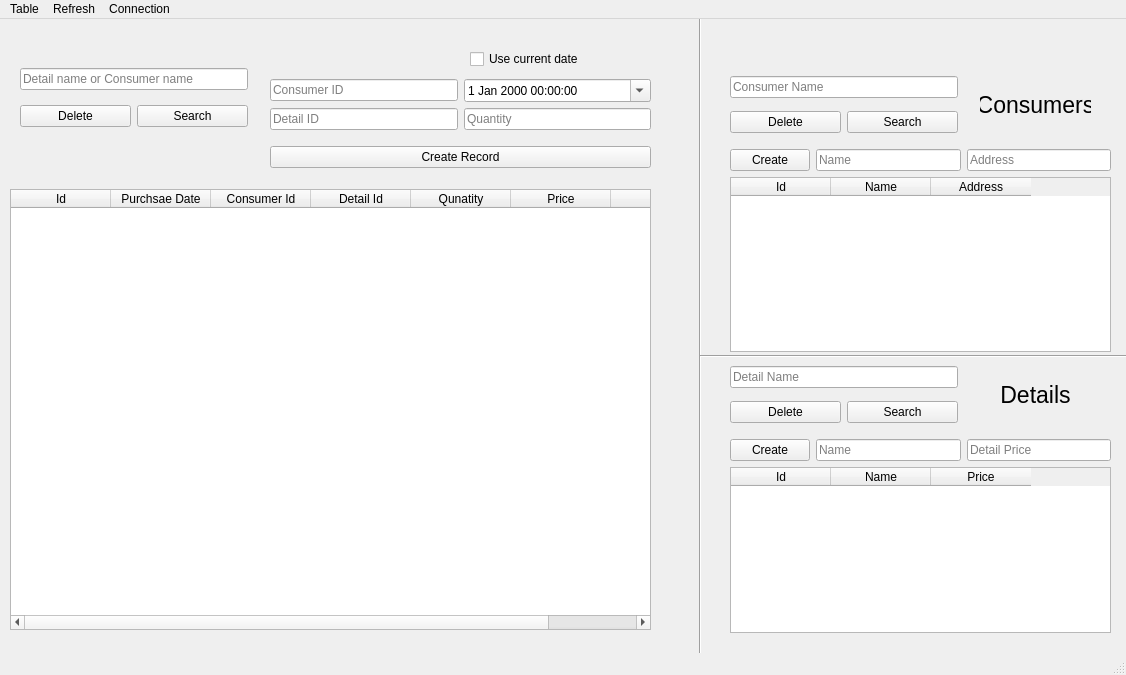
<?xml version="1.0" encoding="UTF-8"?>
<ui version="4.0">
 <class>MainWindow</class>
 <widget class="QMainWindow" name="MainWindow">
  <property name="geometry">
   <rect>
    <x>0</x>
    <y>0</y>
    <width>1126</width>
    <height>675</height>
   </rect>
  </property>
  <property name="windowTitle">
   <string>MainWindow</string>
  </property>
  <property name="autoFillBackground">
   <bool>true</bool>
  </property>
  <widget class="QWidget" name="centralwidget">
   <widget class="QWidget" name="verticalLayoutWidget">
    <property name="geometry">
     <rect>
      <x>10</x>
      <y>170</y>
      <width>641</width>
      <height>441</height>
     </rect>
    </property>
    <layout class="QVBoxLayout" name="verticalLayout">
     <item>
      <widget class="QTableWidget" name="ordersTable">
       <property name="columnCount">
        <number>7</number>
       </property>
       <column>
        <property name="text">
         <string>Id</string>
        </property>
       </column>
       <column>
        <property name="text">
         <string>Purchsae Date</string>
        </property>
       </column>
       <column>
        <property name="text">
         <string>Consumer Id</string>
        </property>
       </column>
       <column>
        <property name="text">
         <string>Detail Id</string>
        </property>
       </column>
       <column>
        <property name="text">
         <string>Qunatity</string>
        </property>
       </column>
       <column>
        <property name="text">
         <string>Price</string>
        </property>
       </column>
       <column/>
      </widget>
     </item>
    </layout>
   </widget>
   <widget class="QWidget" name="verticalLayoutWidget_2">
    <property name="geometry">
     <rect>
      <x>730</x>
      <y>130</y>
      <width>381</width>
      <height>203</height>
     </rect>
    </property>
    <layout class="QVBoxLayout" name="verticalLayout_3">
     <item>
      <layout class="QHBoxLayout" name="horizontalLayout_3">
       <item>
        <widget class="QPushButton" name="createConsumerButton">
         <property name="text">
          <string>Create</string>
         </property>
        </widget>
       </item>
       <item>
        <widget class="QLineEdit" name="nameCreateConsumerTF">
         <property name="placeholderText">
          <string>Name</string>
         </property>
        </widget>
       </item>
       <item>
        <widget class="QLineEdit" name="addressCreateConsumerTF">
         <property name="placeholderText">
          <string>Address</string>
         </property>
        </widget>
       </item>
      </layout>
     </item>
     <item>
      <widget class="QTableWidget" name="consumersTable">
       <property name="columnCount">
        <number>3</number>
       </property>
       <column>
        <property name="text">
         <string>Id</string>
        </property>
       </column>
       <column>
        <property name="text">
         <string>Name</string>
        </property>
       </column>
       <column>
        <property name="text">
         <string>Address</string>
        </property>
       </column>
      </widget>
     </item>
    </layout>
   </widget>
   <widget class="QWidget" name="verticalLayoutWidget_3">
    <property name="geometry">
     <rect>
      <x>730</x>
      <y>420</y>
      <width>381</width>
      <height>194</height>
     </rect>
    </property>
    <layout class="QVBoxLayout" name="verticalLayout_4">
     <item>
      <layout class="QHBoxLayout" name="horizontalLayout_4">
       <item>
        <widget class="QPushButton" name="createDetailButton">
         <property name="text">
          <string>Create</string>
         </property>
        </widget>
       </item>
       <item>
        <widget class="QLineEdit" name="nameDetailCreateTF">
         <property name="placeholderText">
          <string>Name</string>
         </property>
        </widget>
       </item>
       <item>
        <widget class="QLineEdit" name="priceDetailCreateTF">
         <property name="placeholderText">
          <string>Detail Price</string>
         </property>
        </widget>
       </item>
      </layout>
     </item>
     <item>
      <widget class="QTableWidget" name="detailsTable">
       <property name="rowCount">
        <number>0</number>
       </property>
       <property name="columnCount">
        <number>3</number>
       </property>
       <column>
        <property name="text">
         <string>Id</string>
        </property>
       </column>
       <column>
        <property name="text">
         <string>Name</string>
        </property>
       </column>
       <column>
        <property name="text">
         <string>Price</string>
        </property>
       </column>
      </widget>
     </item>
    </layout>
   </widget>
   <widget class="QWidget" name="layoutWidget">
    <property name="geometry">
     <rect>
      <x>730</x>
      <y>50</y>
      <width>228</width>
      <height>71</height>
     </rect>
    </property>
    <layout class="QVBoxLayout" name="verticalLayout_5">
     <item>
      <widget class="QLineEdit" name="consumerSearchTF">
       <property name="placeholderText">
        <string>Consumer Name</string>
       </property>
      </widget>
     </item>
     <item>
      <layout class="QHBoxLayout" name="horizontalLayout_5">
       <item>
        <widget class="QPushButton" name="deleteConsumerButton">
         <property name="text">
          <string>Delete</string>
         </property>
        </widget>
       </item>
       <item>
        <widget class="QPushButton" name="searchConsumerButton">
         <property name="text">
          <string>Search</string>
         </property>
        </widget>
       </item>
      </layout>
     </item>
    </layout>
   </widget>
   <widget class="QWidget" name="layoutWidget_2">
    <property name="geometry">
     <rect>
      <x>730</x>
      <y>340</y>
      <width>228</width>
      <height>71</height>
     </rect>
    </property>
    <layout class="QVBoxLayout" name="verticalLayout_6">
     <item>
      <widget class="QLineEdit" name="detaiSearchTF">
       <property name="placeholderText">
        <string>Detail Name</string>
       </property>
      </widget>
     </item>
     <item>
      <layout class="QHBoxLayout" name="horizontalLayout_6">
       <item>
        <widget class="QPushButton" name="deleteDetailButton">
         <property name="text">
          <string>Delete</string>
         </property>
        </widget>
       </item>
       <item>
        <widget class="QPushButton" name="searchDetailButton">
         <property name="text">
          <string>Search</string>
         </property>
        </widget>
       </item>
      </layout>
     </item>
    </layout>
   </widget>
   <widget class="QLabel" name="label">
    <property name="geometry">
     <rect>
      <x>980</x>
      <y>60</y>
      <width>111</width>
      <height>51</height>
     </rect>
    </property>
    <property name="font">
     <font>
      <pointsize>17</pointsize>
     </font>
    </property>
    <property name="text">
     <string>Consumers</string>
    </property>
    <property name="scaledContents">
     <bool>false</bool>
    </property>
    <property name="alignment">
     <set>Qt::AlignCenter</set>
    </property>
   </widget>
   <widget class="QLabel" name="label_2">
    <property name="geometry">
     <rect>
      <x>980</x>
      <y>350</y>
      <width>111</width>
      <height>51</height>
     </rect>
    </property>
    <property name="font">
     <font>
      <pointsize>17</pointsize>
     </font>
    </property>
    <property name="frameShadow">
     <enum>QFrame::Plain</enum>
    </property>
    <property name="text">
     <string>Details</string>
    </property>
    <property name="textFormat">
     <enum>Qt::AutoText</enum>
    </property>
    <property name="alignment">
     <set>Qt::AlignCenter</set>
    </property>
   </widget>
   <widget class="Line" name="line">
    <property name="geometry">
     <rect>
      <x>690</x>
      <y>-20</y>
      <width>20</width>
      <height>671</height>
     </rect>
    </property>
    <property name="orientation">
     <enum>Qt::Vertical</enum>
    </property>
   </widget>
   <widget class="QWidget" name="layoutWidget">
    <property name="geometry">
     <rect>
      <x>20</x>
      <y>40</y>
      <width>228</width>
      <height>77</height>
     </rect>
    </property>
    <layout class="QVBoxLayout" name="verticalLayout_2">
     <item>
      <widget class="QLineEdit" name="orderSearchTF">
       <property name="placeholderText">
        <string>Detail name or Consumer name</string>
       </property>
      </widget>
     </item>
     <item>
      <layout class="QHBoxLayout" name="horizontalLayout_2">
       <item>
        <widget class="QPushButton" name="orderDeleteButton">
         <property name="text">
          <string>Delete</string>
         </property>
         <property name="checkable">
          <bool>false</bool>
         </property>
         <property name="default">
          <bool>false</bool>
         </property>
         <property name="flat">
          <bool>false</bool>
         </property>
        </widget>
       </item>
       <item>
        <widget class="QPushButton" name="orderSearchButton">
         <property name="text">
          <string>Search</string>
         </property>
        </widget>
       </item>
      </layout>
     </item>
    </layout>
   </widget>
   <widget class="QWidget" name="layoutWidget">
    <property name="geometry">
     <rect>
      <x>270</x>
      <y>50</y>
      <width>381</width>
      <height>111</height>
     </rect>
    </property>
    <layout class="QVBoxLayout" name="verticalLayout_7">
     <item>
      <layout class="QGridLayout" name="gridLayout">
       <item row="0" column="1">
        <widget class="QDateTimeEdit" name="purchaseDateCreateOrderDT">
         <property name="readOnly">
          <bool>false</bool>
         </property>
         <property name="minimumDateTime">
          <datetime>
           <hour>0</hour>
           <minute>0</minute>
           <second>0</second>
           <year>1970</year>
           <month>1</month>
           <day>1</day>
          </datetime>
         </property>
         <property name="currentSection">
          <enum>QDateTimeEdit::DaySection</enum>
         </property>
         <property name="calendarPopup">
          <bool>true</bool>
         </property>
        </widget>
       </item>
       <item row="1" column="1">
        <widget class="QLineEdit" name="qunatityCreateOrderTF">
         <property name="placeholderText">
          <string>Quantity</string>
         </property>
        </widget>
       </item>
       <item row="0" column="0">
        <widget class="QLineEdit" name="consumerIdCreateOrderTF">
         <property name="placeholderText">
          <string>Consumer ID</string>
         </property>
        </widget>
       </item>
       <item row="1" column="0">
        <widget class="QLineEdit" name="detailIdCreateOrderTF">
         <property name="placeholderText">
          <string>Detail ID</string>
         </property>
        </widget>
       </item>
      </layout>
     </item>
     <item>
      <widget class="QPushButton" name="createOrderButton">
       <property name="text">
        <string>Create Record</string>
       </property>
      </widget>
     </item>
    </layout>
   </widget>
   <widget class="Line" name="line_2">
    <property name="geometry">
     <rect>
      <x>700</x>
      <y>329</y>
      <width>460</width>
      <height>16</height>
     </rect>
    </property>
    <property name="orientation">
     <enum>Qt::Horizontal</enum>
    </property>
   </widget>
   <widget class="QCheckBox" name="useCurrentDateCheckBox">
    <property name="geometry">
     <rect>
      <x>470</x>
      <y>30</y>
      <width>131</width>
      <height>20</height>
     </rect>
    </property>
    <property name="text">
     <string>Use current date</string>
    </property>
   </widget>
  </widget>
  <widget class="QMenuBar" name="menubar">
   <property name="geometry">
    <rect>
     <x>0</x>
     <y>0</y>
     <width>1126</width>
     <height>22</height>
    </rect>
   </property>
   <widget class="QMenu" name="menuTable">
    <property name="title">
     <string>Table</string>
    </property>
    <addaction name="actionClear_Orders"/>
    <addaction name="actionClear_Consumers"/>
    <addaction name="actionClear_Details"/>
    <addaction name="actionClear_All"/>
   </widget>
   <widget class="QMenu" name="menuRefresh">
    <property name="title">
     <string>Refresh</string>
    </property>
    <addaction name="actionRefresh_Orders"/>
    <addaction name="actionRefresh_Consumers"/>
    <addaction name="actionRefresh_Details"/>
    <addaction name="actionRefresh_All"/>
   </widget>
   <widget class="QMenu" name="menuConnection">
    <property name="title">
     <string>Connection</string>
    </property>
    <addaction name="actionConnect"/>
   </widget>
   <addaction name="menuTable"/>
   <addaction name="menuRefresh"/>
   <addaction name="menuConnection"/>
  </widget>
  <widget class="QStatusBar" name="statusbar"/>
  <action name="actionClear_Orders">
   <property name="text">
    <string>Clear Orders</string>
   </property>
  </action>
  <action name="actionClear_Consumers">
   <property name="text">
    <string>Clear Consumers</string>
   </property>
  </action>
  <action name="actionClear_Details">
   <property name="text">
    <string>Clear Details</string>
   </property>
  </action>
  <action name="actionClear_All">
   <property name="text">
    <string>Clear All</string>
   </property>
  </action>
  <action name="actionRefresh_Orders">
   <property name="text">
    <string>Refresh Orders</string>
   </property>
  </action>
  <action name="actionRefresh_Consumers">
   <property name="text">
    <string>Refresh Consumers</string>
   </property>
  </action>
  <action name="actionRefresh_Details">
   <property name="text">
    <string>Refresh Details</string>
   </property>
  </action>
  <action name="actionRefresh_All">
   <property name="text">
    <string>Refresh All</string>
   </property>
  </action>
  <action name="actionConnect">
   <property name="text">
    <string>Connect</string>
   </property>
  </action>
 </widget>
 <resources/>
 <connections/>
</ui>
